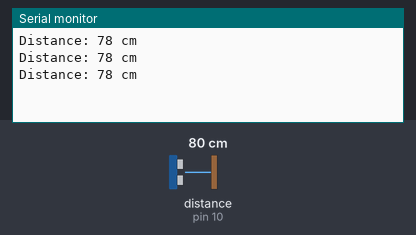
The sketch below on a simulated Arduino Uno, built with avr-gcc and run on an emulated ATmega328P. On the bench: the last lines printed to the serial monitor. Wiring (inferred from the names in the program): ultrasonic range finder: trigger pin 9; echo pin 10. The test bench sets the inputs (shaded band); at power-on: distance to the obstacle (sensor on pin 10) 80 cm. The echo pulse lasts 58.3 µs per cm.

Above: at 1.3 s.
1.4 s: distance to the obstacle (sensor on pin 10) set to 2 cm
At 1.9 s:
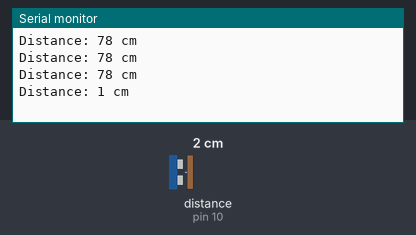
2.9 s: distance to the obstacle (sensor on pin 10) set to 4 cm
At 3.4 s:
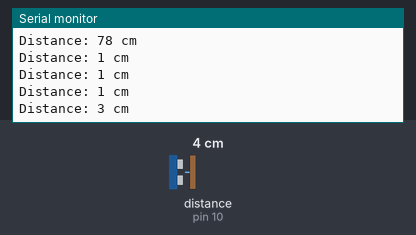
Timing chart, 0 to 5.9 s (numbered marks = the images above; inputs shaded):
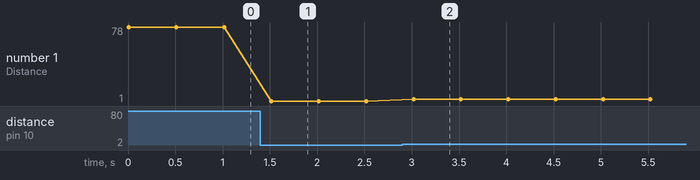

Measured:
- after the input at 1.4 s, the serial monitor: prints a new line after 0.12 s (image 1)
- after the input at 2.9 s, the serial monitor: prints a new line after 0.12 s (image 2)
- plotted number 1: 78 → 1 after the input at 1.4 s, 1 → 3 after the input at 2.9 s

The sketch:

Test.ino
```cpp
// HC-SR04 Ultrasonic Sensor Example - DIY Machines (https://www.diymachines.co.uk/hc-sr04-ultrasonic-sensor)
// TRIG -> Digital Pin 9
// ECHO -> Digital Pin 10

const int trigPin = 9;
const int echoPin = 10;

void setup() {
  Serial.begin(9600);
  pinMode(trigPin, OUTPUT);
  pinMode(echoPin, INPUT);

  // Ensure trigger pin is low
  digitalWrite(trigPin, LOW);
  delayMicroseconds(2);

}

void loop() {


  // Send a 10 microsecond high pulse to trigger the sensor
  digitalWrite(trigPin, HIGH);
  delayMicroseconds(10);
  digitalWrite(trigPin, LOW);

  // Read the echo pin, which returns the duration of the pulse in microseconds
  long duration = pulseIn(echoPin, HIGH);

  // Calculate distance in centimetres
  int distance = duration * 0.034 / 2;

  // Print the distance in cm
  Serial.print("Distance: ");
  Serial.print(distance);
  Serial.println(" cm");

  delay(500); // Half-second delay between measurements
}
```
